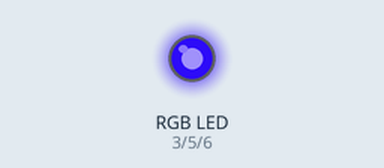
Recording of a sketch running on a simulated Arduino Uno, built for the host (arithmetic inside an expression is 32-bit, double 64-bit). Shown: an RGB LED mixed from three pins (HIGH = lit).

Above: at 0.1 s.
Timing chart, 0 to 1.6 s (numbered marks = the images above):
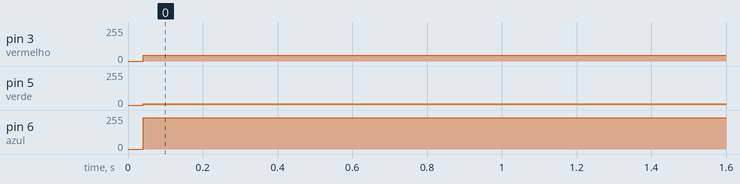

Measured:
- by itself, pin 3 (vermelho): 0/255 → 42/255 at 0.04 s
- by itself, pin 5 (verde): 0/255 → 10/255 at 0.04 s
- by itself, pin 6 (azul): 0/255 → 233/255 at 0.04 s

The sketch:

ledRGB.ino
```cpp
#define vermelho 3
#define verde 5
#define azul 6

void setup() {
  // put your setup code here, to run once:
  pinMode(vermelho,INPUT);
  pinMode(verde,INPUT);
  pinMode(azul,INPUT);
}

void loop() {
  // enquanto menor o numero da potencia mais da cor vai ter
  // é o contrario de sites, o valor: 0,0,0 significa branco( ou seja tudo no maximo)
  analogWrite(vermelho,0);
  analogWrite(verde,0);
  analogWrite(azul,0);


  convertRGB(211,244,12);
}
```

calcRGBDeSite.ino
```cpp
void convertRGB(int red,int green,int blue){
  int ledRed = 255-red;
  int ledGreen = 255-green;
  int ledBlue = 255 - blue;
  analogWrite(vermelho,ledRed);
  analogWrite(verde,ledGreen);
  analogWrite(azul,ledBlue);
}
```
